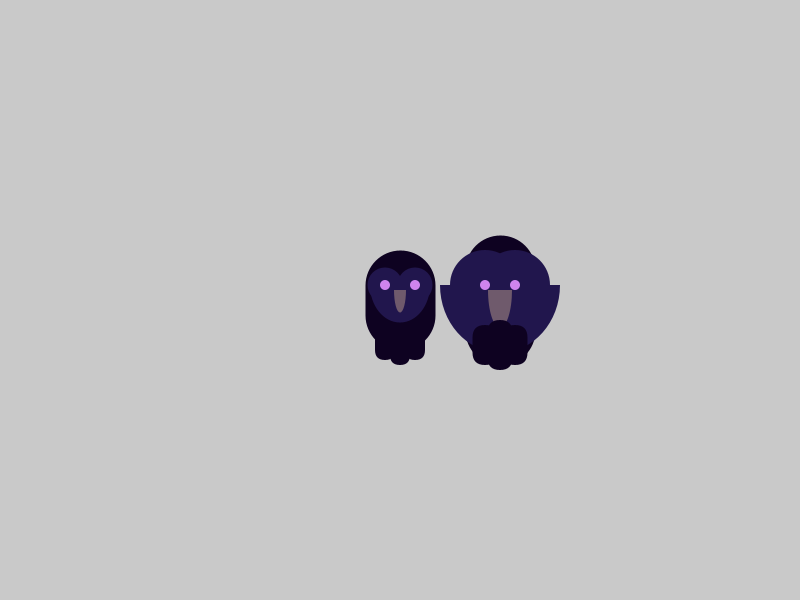
Frame 1 (no input)
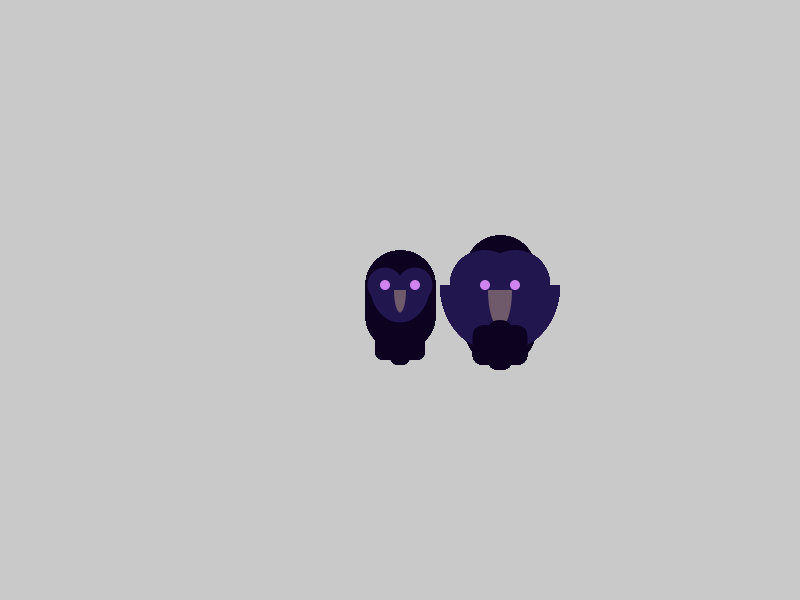
Frame 60 (the mouse pressed at the canvas centre just before this capture)
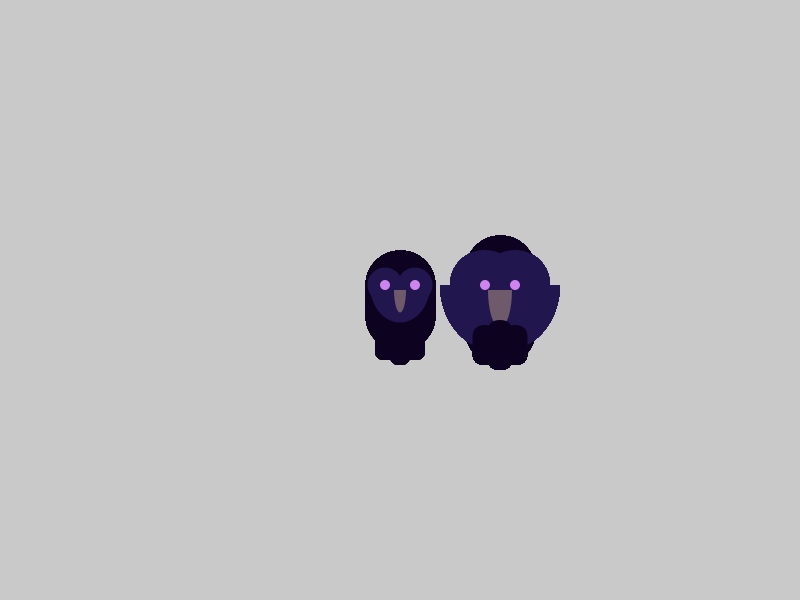
Frame 120 (the mouse held since frame 60 and released just before this capture)

The Processing sketch that drew these frames (run headless with seeded random() and noise(); from frame 60 on, the mouse is pressed at the canvas centre):

// Processing sketch: OliveiraAiden_Exercice05
// ── OliveiraAiden_Exercice05.pde
/*
 * Titre: EDM1700 Exercice 5: "Oiseaux de nuit"
 * Auteur.trice: Aiden Oliveira
 * Version: 1.0
 * Instructions:
 * Notes:
 */

// VARIABLES - - - - - - - - - - - - - - - - - - - - - - - - - - - -
color crowCorps = #0E0221;
color crowCorpsLight = #21164D;
color crowYeux = #CF84ED;
color crowBec = #6F5A6C;

int posCrowCorps = 15;

// SETUP - - - - - - - - - - - - - - - - - - - - - - - - - - - -
void setup() {
  size(800, 600);
  background(#C9C9C9);
}

// DRAW / FONCTIONS - - - - - - - - - - - - - - - - - - - - - - - - - - - -
void draw() {
  drawCrow(width/2, height/2, 60, posCrowCorps, 35, 10);
  
  drawCrow(width/2+100, height/2, 120, posCrowCorps*2, 70, 10);
  println(width/2);
  
}

void drawCrow(int x, int y, int w, int h, int size, int eyes) {
  pushMatrix();
    drawBody(x, y-h, y+h);
    drawChin(x, y, size, w);
    drawEyes(x, y, eyes);
    drawBeak(x, y, w);
    drawTail(x, y, x/20, x/10, 15);
  popMatrix();
}

void drawBody(int x, int yTop, int yBot) {
  stroke(crowCorps);
  strokeWeight(70);
  line(x, yTop, x, yBot); // Body
  noStroke();
}

void drawChin(float w, float h, float size, float arc) {
  fill(crowCorpsLight);
  circle(w-posCrowCorps, h-posCrowCorps, size); // Left eye dome
  circle(w+posCrowCorps, h-posCrowCorps, size); // right eye dome
  arc(w, h-posCrowCorps, arc, arc+posCrowCorps, 0, PI); // Chin
}

void drawEyes(float x, float y, float size) {
  fill(crowYeux);
  circle(x-posCrowCorps, y-posCrowCorps, size); // Left eye
  circle(x+posCrowCorps, y-posCrowCorps, size); // Right eye
}

void drawBeak(int w, int h, int arc) {
  rectMode(CENTER);
  fill(crowBec);
  arc(w, h-10, arc/5, arc/2+posCrowCorps, 0, PI); // Chin
}

void drawTail(int x, int y, int w, int h, int rond) {
  fill(crowCorps);
  rect(x, y+posCrowCorps*3, w, h, 15);
  rect(x-posCrowCorps, y+posCrowCorps*3, w, h-10, rond);
  rect(x+posCrowCorps, y+posCrowCorps*3, w, h-10, rond);
}
